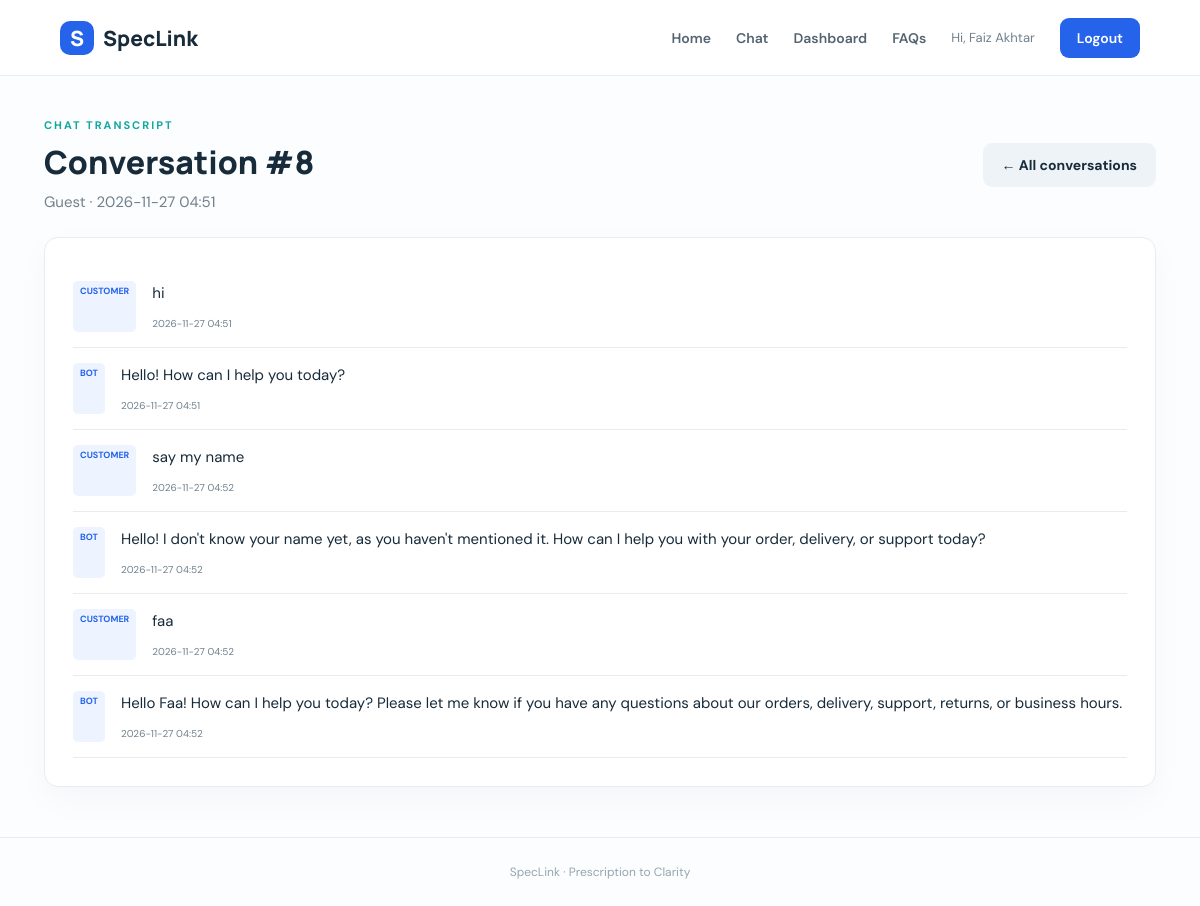
/admin/conversations/8 (signed in), run on the app's committed database.
### tables this page shows
CREATE TABLE conversations(
            id INTEGER PRIMARY KEY AUTOINCREMENT,
            user_id INTEGER, visitor_name TEXT DEFAULT 'Guest',
            created_at TEXT NOT NULL,
            FOREIGN KEY(user_id) REFERENCES users(id) ON DELETE SET NULL
        );

CREATE TABLE messages(
            id INTEGER PRIMARY KEY AUTOINCREMENT,
            conversation_id INTEGER NOT NULL, sender TEXT NOT NULL,
            message TEXT NOT NULL, created_at TEXT NOT NULL,
            FOREIGN KEY(conversation_id) REFERENCES conversations(id) ON DELETE CASCADE
        );

### app.py (the view)
@app.route("/admin/conversations/<int:cid>")
@admin_required
def conversation_detail(cid):
    with db() as con:
        conv=con.execute("SELECT * FROM conversations WHERE id=?", (cid,)).fetchone()
        messages=con.execute("SELECT * FROM messages WHERE conversation_id=? ORDER BY id", (cid,)).fetchall()
    if not conv:
        flash("Conversation not found.", "danger")
        return redirect(url_for("conversations"))
    return render_template("conversation_detail.html", conv=conv, messages=messages)

### app.py (called while the page is built)
def db():
    conn = sqlite3.connect(DB_PATH)
    conn.row_factory = sqlite3.Row
    conn.execute("PRAGMA foreign_keys = ON")
    return conn

def admin_required(fn):
    @wraps(fn)
    def wrapper(*args, **kwargs):
        if session.get("role") != "admin":
            flash("Admin access is required.", "danger")
            return redirect(url_for("login"))
        return fn(*args, **kwargs)
    return wrapper

### templates/conversation_detail.html
{% extends "base.html" %}{% block title %}Chat #{{ conv.id }} | SupportDesk AI{% endblock %}{% block content %}<div class="page-head"><div><div class="eyebrow">CHAT TRANSCRIPT</div><h1>Conversation #{{ conv.id }}</h1><p class="muted">{{ conv.visitor_name }} · {{ conv.created_at[:16].replace('T',' ') }}</p></div><a class="btn light" href="{{ url_for('conversations') }}">← All conversations</a></div><div class="panel transcript">{% for m in messages %}<div class="transcript-row"><span class="tag">{{ m.sender }}</span><div><p>{{ m.message }}</p><small>{{ m.created_at[:16].replace('T',' ') }}</small></div></div>{% else %}<p>No messages.</p>{% endfor %}</div>{% endblock %}

### static/style.css (style rules this page uses)
:root { --ink:#172b3a;--muted:#71808c;--blue:#2563eb;--teal:#13a89e;--pale:#f2f7fa;--line:#e5edf1;--white:#fff }
* { box-sizing:border-box }
body { margin:0;background:#fbfdfe;color:var(--ink);font-family:'DM Sans',sans-serif;font-size:15px }
.eyebrow { color:var(--teal);font-size:11px;letter-spacing:2px;font-weight:700 }
.btn { display:inline-flex;align-items:center;justify-content:center;gap:15px;border:0;border-radius:9px;padding:13px 19px;text-decoration:none;font-weight:700;font-family:inherit;font-size:14px;cursor:pointer }
.light { background:#edf3f7;color:var(--ink) }
.section-heading p,.muted { color:var(--muted) }
.form-card,.panel { background:white;border:1px solid var(--line);border-radius:14px;padding:28px;box-shadow:0 12px 35px #183c5408 }
.page-head { display:flex;align-items:center;justify-content:space-between;padding:42px 0 25px }
.page-head h1 { font:800 32px Manrope;margin:8px 0 }
.page-head p { margin:0 }
.tag { display:inline-block;background:#edf3ff;color:var(--blue);padding:4px 7px;border-radius:5px;font-size:9px;text-transform:uppercase;font-weight:700 }
.transcript { margin-bottom:50px }
.transcript-row { display:flex;gap:16px;padding:15px 0;border-bottom:1px solid var(--line) }
.transcript-row p { margin:0 0 7px;line-height:1.6 }
.transcript-row small { color:var(--muted);font-size:10px }

### data on the page
conversations: id "8", visitor_name "Guest", created_at "2026-11-27 04:51"
messages: sender "CUSTOMER", message "hi", created_at "2026-11-27 04:51"
messages: sender "BOT", message "Hello! How can I help you today?", created_at "2026-11-27 04:51"
messages: sender "CUSTOMER", message "say my name", created_at "2026-11-27 04:52"
messages: sender "BOT", message "Hello! I don't know your name yet, as you haven't mentioned it. How can I help you with your order, delivery, or support today?", created_at "2026-11-27 04:52"
messages: sender "CUSTOMER", message "faa", created_at "2026-11-27 04:52"
messages: sender "BOT", message "Hello Faa! How can I help you today? Please let me know if you have any questions about our orders, delivery, support, returns, or business hours.", created_at "2026-11-27 04:52"

### other printed values
{{ session.get('name') }} "Faiz Akhtar"
